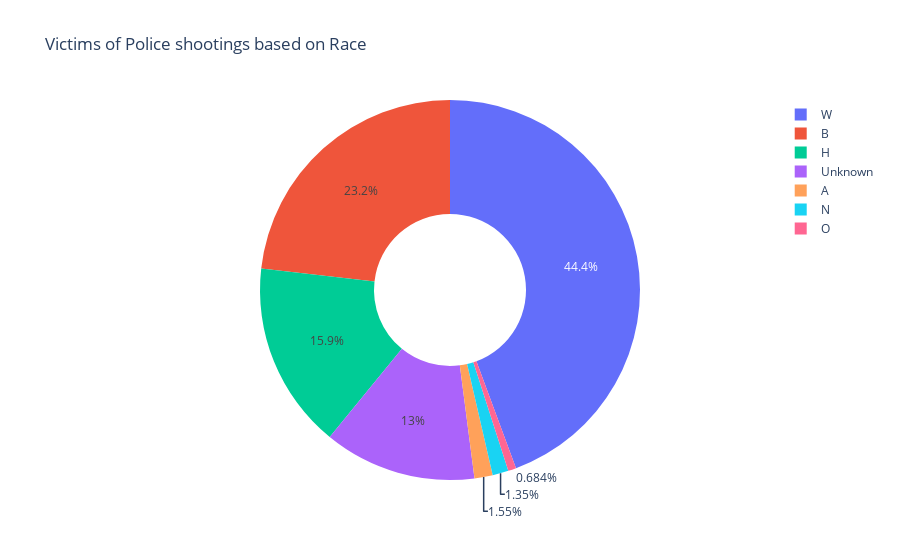

Notebook code cell kept with this figure:
### Code cell
fig = px.pie(labels=race.index,
            values=race.number,
            names=race.index,
            hole=0.4,
            title='Victims of Police shootings based on Race')
fig.show()

### Figure 1 — Plotly figure (JSON) as saved in the notebook; plotly's stock layout.template omitted (floating-point values rounded to 4 significant figures)
{"data": [{"domain": {"x": [0, 1], "y": [0, 1]}, "hole": 0.4, "hovertemplate": "label=%{label}<br>value=%{value}<extra></extra>", "labels": ["A", "B", "H", "N", "O", "Unknown", "W"], "legendgroup": "", "name": "", "showlegend": true, "type": "pie", "values": [102, 1526, 1045, 89, 45, 853, 2917]}], "layout": {"legend": {"tracegroupgap": 0}, "title": {"text": "Victims of Police shootings based on Race"}}}
